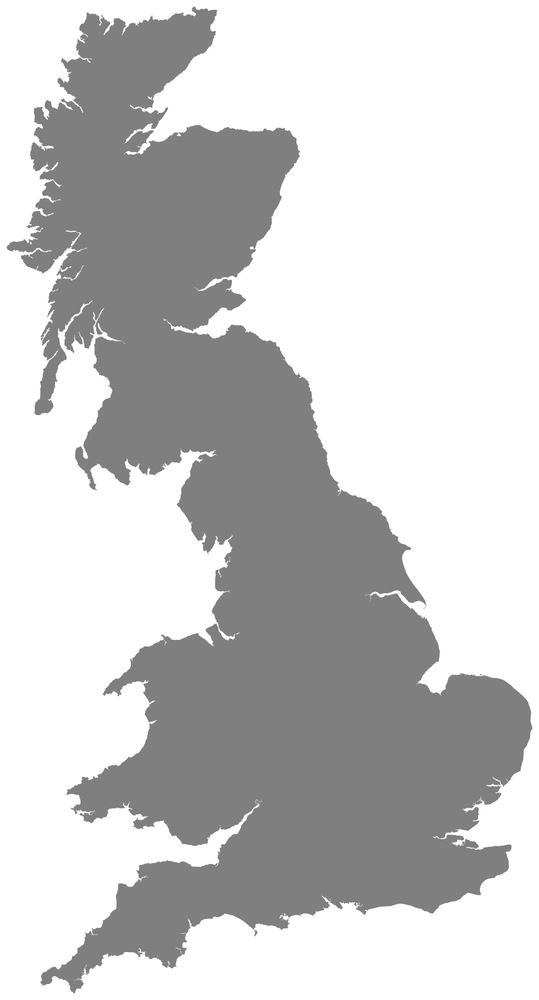
#> input picture data/Great-Britain.png, 539 x 1000 px, shrunk from 911 x 1691 before the run
$ python fractal_dimension.py
#> lines starting #> are read from the running program, lines starting #| are printed output that depends on the picture; after the words box and inside, x2 and y2 are one past the last pixel; in counts of white or black regions, pixels touching at a corner belong together; long printed decimals are rounded
# -----------------------------------------------------------------------------
# From Numpy to Python
# Copyright (2017) Nicolas P. Rougier - BSD license
# More information at https://github.com/rougier/numpy-book
# -----------------------------------------------------------------------------
import numpy as np


def fractal_dimension(Z, threshold=0.9):
    def boxcount(Z, k):
        S = np.add.reduceat(
            np.add.reduceat(Z, np.arange(0, Z.shape[0], k), axis=0),
                               np.arange(0, Z.shape[1], k), axis=1)
        return len(np.where((S > 0) & (S < k*k))[0])
    Z = (Z < threshold)
    p = min(Z.shape)
    n = 2**np.floor(np.log(p)/np.log(2))
    n = int(np.log(n)/np.log(2))
    sizes = 2**np.arange(n, 1, -1)
    counts = []
    for size in sizes:
        counts.append(boxcount(Z, size))
    coeffs = np.polyfit(np.log(sizes), np.log(counts), 1)
    return -coeffs[0]


if __name__ == '__main__':
    import imageio.v2 as imageio
    import matplotlib.pyplot as plt
    import matplotlib.patches as patches

    Z = 1.0 - imageio.imread("../data/Great-Britain.png")/255
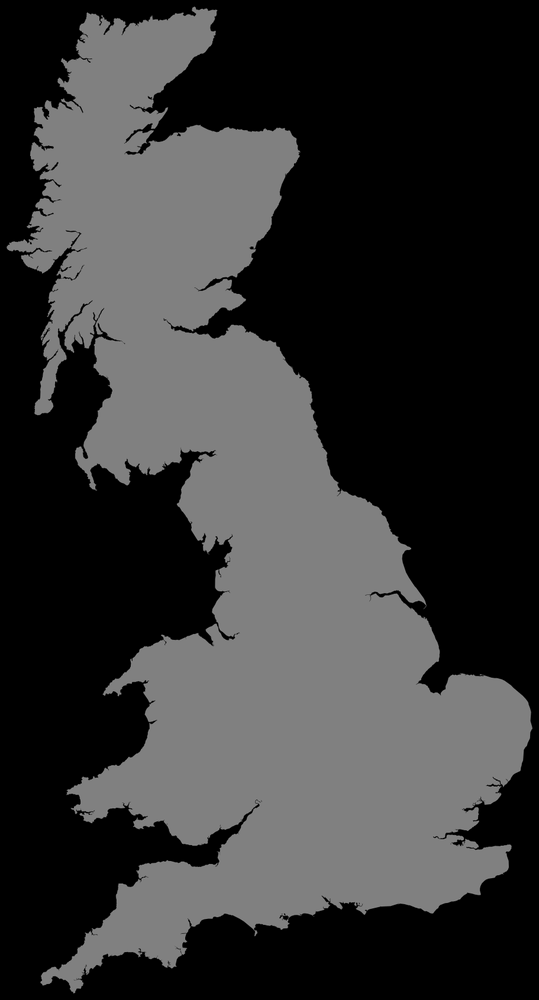
#> Z: shape (1000, 539) float64; min 0, max 0.588, mean 0.207

    print(fractal_dimension(Z, threshold=0.25))
#> in fractal_dimension, `Z = (Z < threshold)`:
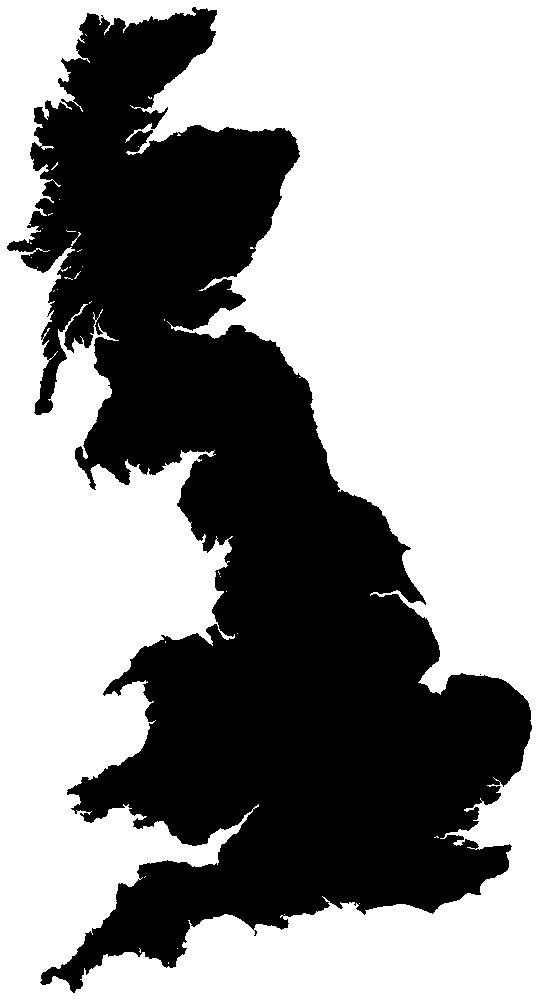
#> Z: shape (1000, 539) bool; 58.9% white; 2 black regions (1 under 20 px), largest, box (x1, y1, x2, y2) and area: (7, 7, 532, 993) 221698
#> the loop in fractal_dimension, `for size in sizes:` made 8 passes
#> S in boxcount on pass 1: [[167871, 13824], [123653, 11953]]
#> after the loop in fractal_dimension, `for size in sizes:`: counts = [4, 12, 33, 90, 207, 469, 931, 1802]
#> in fractal_dimension, `coeffs = np.polyfit(np.log(sizes), np.log(counts), 1)`: coeffs = [-1.26, 9.51]
#| 1.259

    sizes = 128, 64, 32
    xmin, xmax = 0, Z.shape[1]
#> xmin = 0; xmax = 539
    ymin, ymax = 0, Z.shape[0]
#> ymin = 0; ymax = 1000
    fig = plt.figure(figsize=(10, 5))

    for i, size in enumerate(sizes):
        ax = plt.subplot(1, len(sizes), i+1, frameon=False)
        ax.imshow(1-Z, plt.cm.gray, interpolation="bicubic", vmin=0, vmax=1,
                  extent=[xmin, xmax, ymin, ymax], origin="upper")
        ax.set_xticks([])
        ax.set_yticks([])
        for y in range(Z.shape[0]//size+1):
            for x in range(Z.shape[1]//size+1):
                s = (Z[y*size:(y+1)*size, x*size:(x+1)*size] > 0.25).sum()
                if s > 0 and s < size*size:
                    rect = patches.Rectangle(
                        (x*size, Z.shape[0]-1-(y+1)*size),
                        width=size, height=size,
                        linewidth=.5, edgecolor='.25',
                        facecolor='.75', alpha=.5)
                    ax.add_patch(rect)

    plt.tight_layout()
    plt.savefig("fractal-dimension.png")
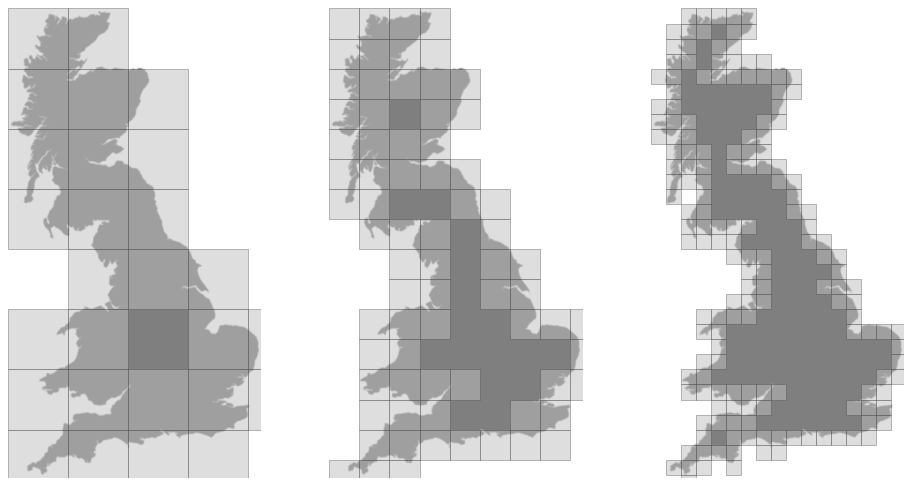
#> figure drawn by matplotlib, 3 panels
    plt.show()

$ run again, with data/GPUData.png copied over data/Great-Britain.png
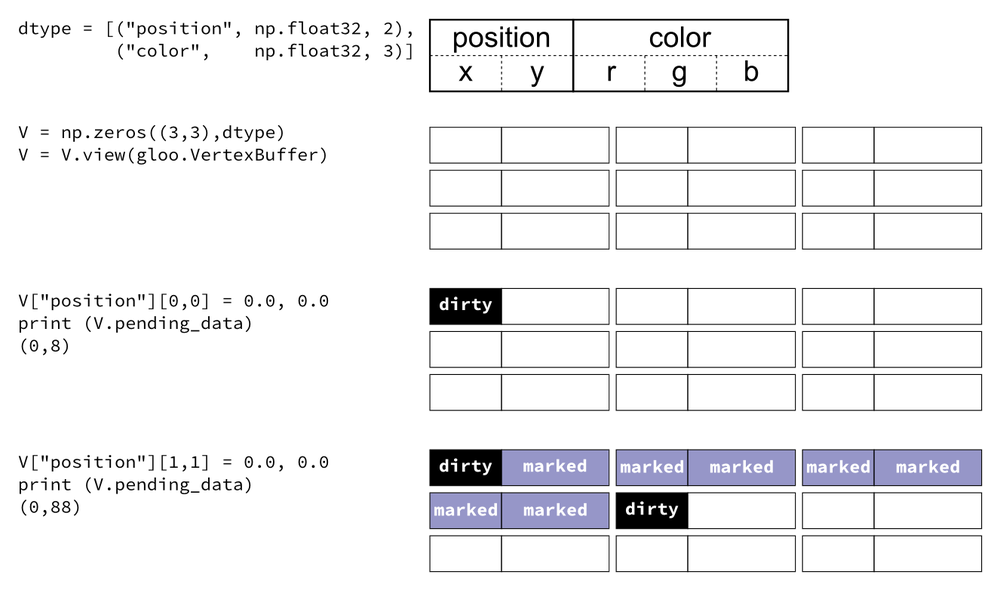
#> input picture data/GPUData.png, 1000 x 590 px, shrunk from 1326 x 782 before the run
#> the loop in fractal_dimension, `for size in sizes:` made 1 pass
#> pass 1, in boxcount, `S = np.add.reduceat( np.add.reduceat(Z, np.arange(0, Z.shape[0], k), a..`:
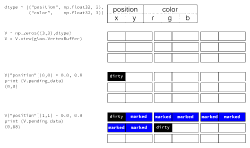
#> S: shape (148, 250, 4) int64; mean of channels 0, 1, 2, 3 3.74, 3.74, 4.26, 4.87; transparent parts drawn white
#> after the loop in fractal_dimension, `for size in sizes:`: counts = [12005]
#> coeffs = [3.39, 4.7]
#| -3.388
#> `plt.savefig("fractal-dimension.png")`:
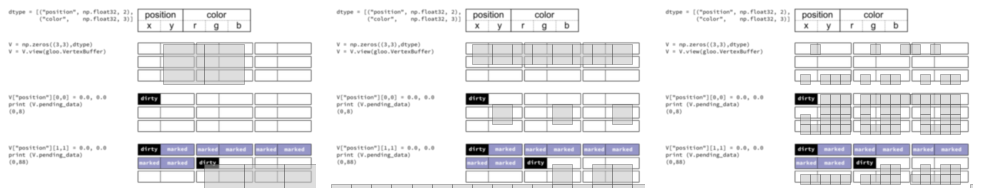
#> figure drawn by matplotlib, 3 panels

$ run again, with data/boids.png copied over data/Great-Britain.png
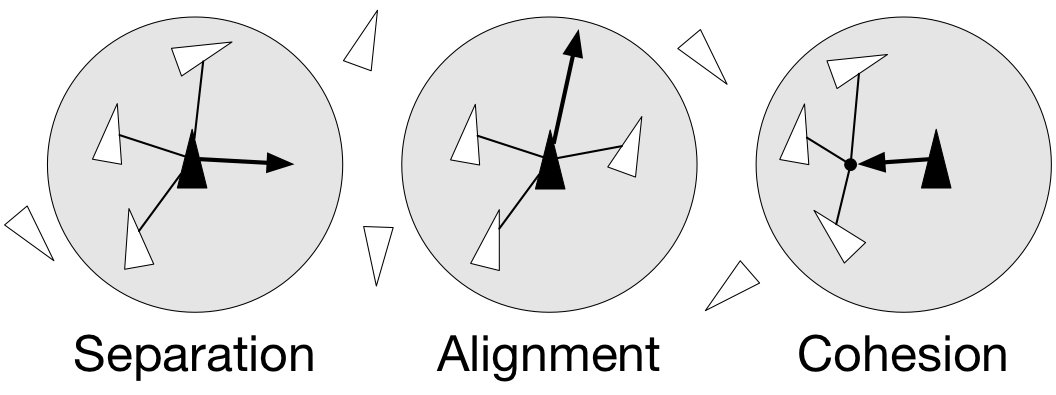
#> input picture data/boids.png, 1056 x 395 px
#> the loop in fractal_dimension, `for size in sizes:` made 1 pass
#> pass 1, in boxcount, `S = np.add.reduceat( np.add.reduceat(Z, np.arange(0, Z.shape[0], k), a..`:
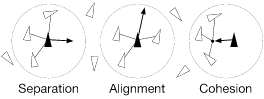
#> S: shape (99, 264, 4) int64; mean of channels 0, 1, 2, 3 0.409, 0.409, 0.409, 1.02; transparent parts drawn white
#> after the loop in fractal_dimension, `for size in sizes:`: counts = [3766]
#> coeffs = [2.97, 4.12]
#| -2.970
#> `plt.savefig("fractal-dimension.png")`:
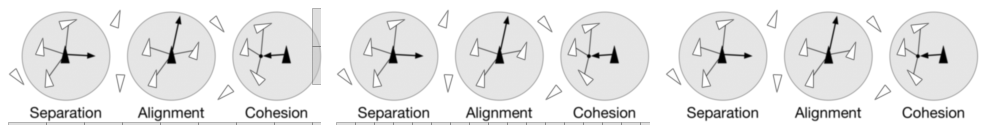
#> figure drawn by matplotlib, 3 panels
